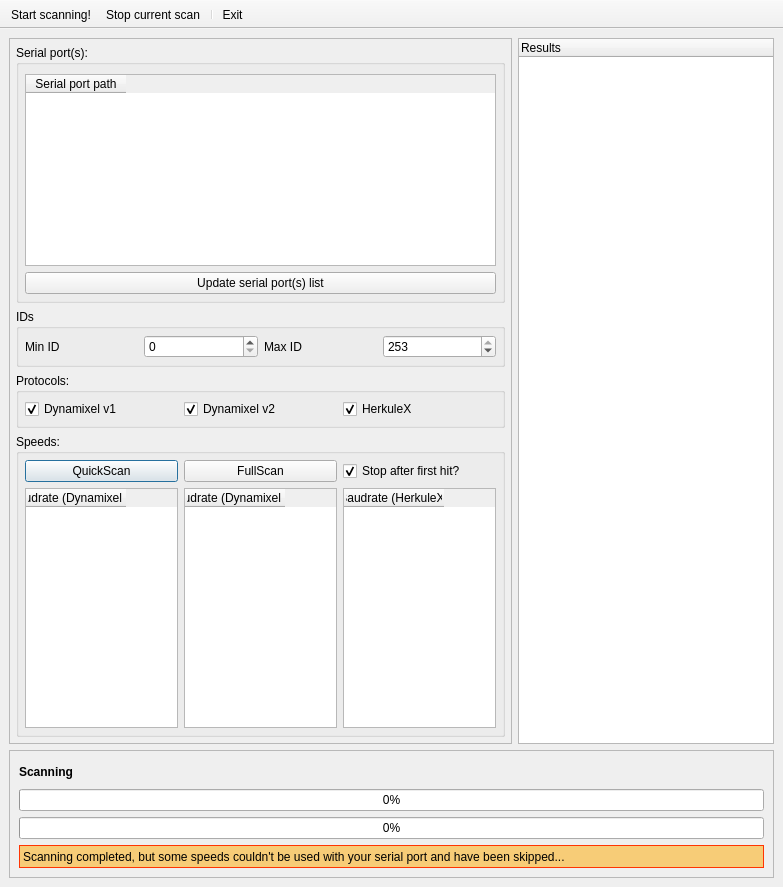
<?xml version="1.0" encoding="UTF-8"?>
<ui version="4.0">
 <class>AdvanceScanner</class>
 <widget class="QMainWindow" name="AdvanceScanner">
  <property name="geometry">
   <rect>
    <x>0</x>
    <y>0</y>
    <width>783</width>
    <height>887</height>
   </rect>
  </property>
  <property name="windowTitle">
   <string>Advance Scanner</string>
  </property>
  <property name="locale">
   <locale language="English" country="UnitedStates"/>
  </property>
  <widget class="QWidget" name="centralwidget">
   <layout class="QGridLayout" name="gridLayout_4">
    <item row="1" column="0">
     <widget class="QFrame" name="frame">
      <property name="maximumSize">
       <size>
        <width>512</width>
        <height>16777215</height>
       </size>
      </property>
      <property name="frameShape">
       <enum>QFrame::StyledPanel</enum>
      </property>
      <property name="frameShadow">
       <enum>QFrame::Raised</enum>
      </property>
      <layout class="QVBoxLayout" name="verticalLayout_2">
       <property name="margin">
        <number>6</number>
       </property>
       <item>
        <widget class="QGroupBox" name="groupBox_serialports">
         <property name="sizePolicy">
          <sizepolicy hsizetype="Preferred" vsizetype="Fixed">
           <horstretch>0</horstretch>
           <verstretch>0</verstretch>
          </sizepolicy>
         </property>
         <property name="title">
          <string>Serial port(s):</string>
         </property>
         <layout class="QGridLayout" name="gridLayout">
          <property name="leftMargin">
           <number>6</number>
          </property>
          <property name="topMargin">
           <number>9</number>
          </property>
          <property name="rightMargin">
           <number>6</number>
          </property>
          <property name="bottomMargin">
           <number>6</number>
          </property>
          <item row="1" column="0">
           <widget class="QTableWidget" name="tableWidget_ports">
            <property name="sizePolicy">
             <sizepolicy hsizetype="MinimumExpanding" vsizetype="MinimumExpanding">
              <horstretch>0</horstretch>
              <verstretch>0</verstretch>
             </sizepolicy>
            </property>
            <property name="alternatingRowColors">
             <bool>true</bool>
            </property>
            <property name="gridStyle">
             <enum>Qt::DashLine</enum>
            </property>
            <attribute name="verticalHeaderVisible">
             <bool>false</bool>
            </attribute>
            <column>
             <property name="text">
              <string>Serial port path</string>
             </property>
            </column>
           </widget>
          </item>
          <item row="2" column="0">
           <widget class="QPushButton" name="pushButton_ports">
            <property name="text">
             <string>Update serial port(s) list</string>
            </property>
            <property name="icon">
             <iconset resource="../resources/resources.qrc">
              <normaloff>:/icons/icons/emblem-ubuntuone-updating.svg</normaloff>:/icons/icons/emblem-ubuntuone-updating.svg</iconset>
            </property>
           </widget>
          </item>
         </layout>
        </widget>
       </item>
       <item>
        <widget class="QGroupBox" name="groupBox_IDs">
         <property name="sizePolicy">
          <sizepolicy hsizetype="Preferred" vsizetype="Fixed">
           <horstretch>0</horstretch>
           <verstretch>0</verstretch>
          </sizepolicy>
         </property>
         <property name="title">
          <string>IDs</string>
         </property>
         <layout class="QHBoxLayout" name="horizontalLayout">
          <property name="margin">
           <number>6</number>
          </property>
          <item>
           <widget class="QLabel" name="label_3">
            <property name="text">
             <string>Min ID</string>
            </property>
           </widget>
          </item>
          <item>
           <widget class="QSpinBox" name="spinBox_minid">
            <property name="toolTip">
             <string notr="true"/>
            </property>
            <property name="maximum">
             <number>252</number>
            </property>
           </widget>
          </item>
          <item>
           <widget class="QLabel" name="label_4">
            <property name="text">
             <string>Max ID</string>
            </property>
           </widget>
          </item>
          <item>
           <widget class="QSpinBox" name="spinBox_maxid">
            <property name="toolTip">
             <string notr="true"/>
            </property>
            <property name="minimum">
             <number>1</number>
            </property>
            <property name="maximum">
             <number>253</number>
            </property>
            <property name="value">
             <number>253</number>
            </property>
           </widget>
          </item>
         </layout>
        </widget>
       </item>
       <item>
        <widget class="QGroupBox" name="groupBox_protocols">
         <property name="sizePolicy">
          <sizepolicy hsizetype="Preferred" vsizetype="Fixed">
           <horstretch>0</horstretch>
           <verstretch>0</verstretch>
          </sizepolicy>
         </property>
         <property name="title">
          <string>Protocols:</string>
         </property>
         <layout class="QGridLayout" name="gridLayout_2">
          <property name="margin">
           <number>6</number>
          </property>
          <item row="0" column="0">
           <widget class="QCheckBox" name="checkBox_proto_dxl_v1">
            <property name="text">
             <string>Dynamixel v1</string>
            </property>
            <property name="checked">
             <bool>true</bool>
            </property>
           </widget>
          </item>
          <item row="0" column="2">
           <widget class="QCheckBox" name="checkBox_proto_hkx">
            <property name="text">
             <string>HerkuleX</string>
            </property>
            <property name="checked">
             <bool>true</bool>
            </property>
           </widget>
          </item>
          <item row="0" column="1">
           <widget class="QCheckBox" name="checkBox_proto_dxl_v2">
            <property name="text">
             <string>Dynamixel v2</string>
            </property>
            <property name="checked">
             <bool>true</bool>
            </property>
           </widget>
          </item>
         </layout>
        </widget>
       </item>
       <item>
        <widget class="QGroupBox" name="groupBox_speeds">
         <property name="sizePolicy">
          <sizepolicy hsizetype="Preferred" vsizetype="Expanding">
           <horstretch>0</horstretch>
           <verstretch>0</verstretch>
          </sizepolicy>
         </property>
         <property name="title">
          <string>Speeds:</string>
         </property>
         <layout class="QGridLayout" name="gridLayout_5">
          <property name="margin">
           <number>6</number>
          </property>
          <item row="1" column="1">
           <widget class="QTableWidget" name="tableWidget_speed_dxl_v1">
            <property name="alternatingRowColors">
             <bool>true</bool>
            </property>
            <attribute name="verticalHeaderVisible">
             <bool>false</bool>
            </attribute>
            <column>
             <property name="text">
              <string>Baudrate (Dynamixel v1)</string>
             </property>
            </column>
           </widget>
          </item>
          <item row="1" column="3">
           <widget class="QTableWidget" name="tableWidget_speed_hkx">
            <property name="alternatingRowColors">
             <bool>true</bool>
            </property>
            <attribute name="verticalHeaderVisible">
             <bool>false</bool>
            </attribute>
            <column>
             <property name="text">
              <string>Baudrate (HerkuleX)</string>
             </property>
            </column>
           </widget>
          </item>
          <item row="1" column="2">
           <widget class="QTableWidget" name="tableWidget_speed_dxl_v2">
            <property name="alternatingRowColors">
             <bool>true</bool>
            </property>
            <attribute name="verticalHeaderVisible">
             <bool>false</bool>
            </attribute>
            <column>
             <property name="text">
              <string>Baudrate (Dynamixel v2)</string>
             </property>
            </column>
           </widget>
          </item>
          <item row="0" column="3">
           <widget class="QCheckBox" name="checkBox_speed_quickstop">
            <property name="text">
             <string>Stop after first hit?</string>
            </property>
            <property name="checked">
             <bool>true</bool>
            </property>
           </widget>
          </item>
          <item row="0" column="2">
           <widget class="QPushButton" name="pushButton_fullscan">
            <property name="text">
             <string>FullScan</string>
            </property>
           </widget>
          </item>
          <item row="0" column="1">
           <widget class="QPushButton" name="pushButton_quickscan">
            <property name="text">
             <string>QuickScan</string>
            </property>
            <property name="default">
             <bool>true</bool>
            </property>
           </widget>
          </item>
         </layout>
        </widget>
       </item>
      </layout>
     </widget>
    </item>
    <item row="1" column="1">
     <widget class="QTreeWidget" name="treeWidget_results">
      <property name="minimumSize">
       <size>
        <width>256</width>
        <height>0</height>
       </size>
      </property>
      <column>
       <property name="text">
        <string>Results</string>
       </property>
      </column>
     </widget>
    </item>
    <item row="2" column="0" colspan="2">
     <widget class="QFrame" name="frame_scan">
      <property name="minimumSize">
       <size>
        <width>0</width>
        <height>128</height>
       </size>
      </property>
      <property name="frameShape">
       <enum>QFrame::StyledPanel</enum>
      </property>
      <property name="frameShadow">
       <enum>QFrame::Raised</enum>
      </property>
      <layout class="QGridLayout" name="gridLayout_3">
       <item row="0" column="0">
        <widget class="QLabel" name="label_scanning">
         <property name="font">
          <font>
           <weight>75</weight>
           <bold>true</bold>
          </font>
         </property>
         <property name="text">
          <string>Scanning</string>
         </property>
        </widget>
       </item>
       <item row="0" column="1">
        <widget class="QLabel" name="label_progress">
         <property name="text">
          <string/>
         </property>
         <property name="alignment">
          <set>Qt::AlignRight|Qt::AlignTrailing|Qt::AlignVCenter</set>
         </property>
        </widget>
       </item>
       <item row="1" column="0" colspan="2">
        <widget class="QProgressBar" name="progressBar_current">
         <property name="value">
          <number>0</number>
         </property>
        </widget>
       </item>
       <item row="2" column="0" colspan="2">
        <widget class="QProgressBar" name="progressBar_global">
         <property name="value">
          <number>0</number>
         </property>
        </widget>
       </item>
       <item row="3" column="0" colspan="2">
        <widget class="QLabel" name="label_scan_errors">
         <property name="styleSheet">
          <string notr="true">border: 1px solid rgb(255, 53, 3);
background: rgba(255, 170, 0, 128);</string>
         </property>
         <property name="text">
          <string>Scanning completed, but some speeds couldn't be used with your serial port and have been skipped...</string>
         </property>
        </widget>
       </item>
      </layout>
     </widget>
    </item>
   </layout>
  </widget>
  <widget class="QToolBar" name="toolBar">
   <property name="windowTitle">
    <string>toolBar</string>
   </property>
   <property name="movable">
    <bool>false</bool>
   </property>
   <property name="iconSize">
    <size>
     <width>32</width>
     <height>32</height>
    </size>
   </property>
   <property name="toolButtonStyle">
    <enum>Qt::ToolButtonTextBesideIcon</enum>
   </property>
   <attribute name="toolBarArea">
    <enum>TopToolBarArea</enum>
   </attribute>
   <attribute name="toolBarBreak">
    <bool>false</bool>
   </attribute>
   <addaction name="actionStartScan"/>
   <addaction name="actionStopScan"/>
   <addaction name="separator"/>
   <addaction name="actionExit"/>
  </widget>
  <action name="actionStartScan">
   <property name="icon">
    <iconset resource="../resources/resources.qrc">
     <normaloff>:/icons/icons/package-install.svg</normaloff>:/icons/icons/package-install.svg</iconset>
   </property>
   <property name="text">
    <string>Start scanning!</string>
   </property>
   <property name="toolTip">
    <string>Start advance scanning</string>
   </property>
  </action>
  <action name="actionExit">
   <property name="icon">
    <iconset resource="../resources/resources.qrc">
     <normaloff>:/icons/icons/package-remove.svg</normaloff>:/icons/icons/package-remove.svg</iconset>
   </property>
   <property name="text">
    <string>Exit</string>
   </property>
   <property name="toolTip">
    <string>Exit the advance scanner</string>
   </property>
  </action>
  <action name="actionStopScan">
   <property name="icon">
    <iconset resource="../resources/resources.qrc">
     <normaloff>:/icons/icons/emblem-unreadable.svg</normaloff>:/icons/icons/emblem-unreadable.svg</iconset>
   </property>
   <property name="text">
    <string>Stop current scan</string>
   </property>
  </action>
 </widget>
 <resources>
  <include location="../resources/resources.qrc"/>
 </resources>
 <connections/>
</ui>
